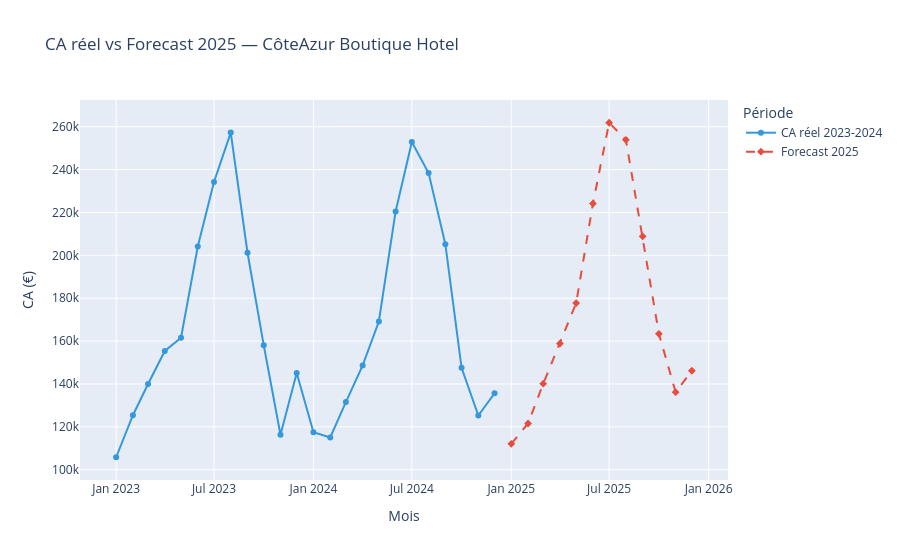

Write notebook code for a chart like this one.
### Code cell
# Visualisation 4 — Forecast CA 2025
from scipy import stats

# Tendance linéaire sur 2023-2024
x = np.arange(len(df))
slope, intercept, r_value, p_value, std_err = stats.linregress(x, df['CA_total'])

# Projection 12 mois 2025
x_forecast = np.arange(len(df), len(df) + 12)
ca_forecast = slope * x_forecast + intercept

# Saisonnalité 2025
saisonnalite_2025 = [0.63, 0.68, 0.78, 0.88, 0.98, 1.23,
                     1.43, 1.38, 1.13, 0.88, 0.73, 0.78]
ca_forecast_saison = [ca * s for ca, s in zip(ca_forecast, saisonnalite_2025)]

dates_2025 = [f"2025-{str(i+1).zfill(2)}" for i in range(12)]

fig4 = go.Figure()

# Données historiques
fig4.add_trace(go.Scatter(
    x=df['date'],
    y=df['CA_total'],
    mode='lines+markers',
    name='CA réel 2023-2024',
    line=dict(color='#3498DB', width=2)
))

# Forecast 2025
fig4.add_trace(go.Scatter(
    x=dates_2025,
    y=ca_forecast_saison,
    mode='lines+markers',
    name='Forecast 2025',
    line=dict(color='#E74C3C', width=2, dash='dash'),
    marker=dict(symbol='diamond')
))

fig4.update_layout(
    title=f"CA réel vs Forecast 2025 — CôteAzur Boutique Hotel",
    xaxis_title="Mois",
    yaxis_title="CA (€)",
    legend_title="Période"
)
fig4.show()

print(f"\nCA forecast 2025 : {sum(ca_forecast_saison):,.0f} €")
print(f"Croissance estimée vs 2024 : +{((sum(ca_forecast_saison)/df[df['date'].str.startswith('2024')]['CA_total'].sum())-1)*100:.1f}%")

### Figure 1 — Plotly figure (JSON) as saved in the notebook; plotly's stock layout.template omitted (floating-point values rounded to 4 significant figures)
{"data": [{"line": {"color": "#3498DB", "width": 2}, "mode": "lines+markers", "name": "CA réel 2023-2024", "type": "scatter", "x": ["2023-01", "2023-02", "2023-03", "2023-04", "2023-05", "2023-06", "2023-07", "2023-08", "2023-09", "2023-10", "2023-11", "2023-12", "2024-01", "2024-02", "2024-03", "2024-04", "2024-05", "2024-06", "2024-07", "2024-08", "2024-09", "2024-10", "2024-11", "2024-12"], "y": [105800.0, 125400.0, 140000.0, 155400.0, 161600.0, 204100.0, 234200.0, 257200.0, 201200.0, 158100.0, 116300.0, 145200.0, 117500.0, 115000.0, 131500.0, 148700.0, 169100.0, 220500.0, 252800.0, 238400.0, 205200.0, 147600.0, 125300.0, 135600.0]}, {"line": {"color": "#E74C3C", "dash": "dash", "width": 2}, "marker": {"symbol": "diamond"}, "mode": "lines+markers", "name": "Forecast 2025", "type": "scatter", "x": ["2025-01", "2025-02", "2025-03", "2025-04", "2025-05", "2025-06", "2025-07", "2025-08", "2025-09", "2025-10", "2025-11", "2025-12"], "y": [112100.0, 121600.0, 140100.0, 158900.0, 177700.0, 224200.0, 261800.0, 253900.0, 208800.0, 163400.0, 136200.0, 146200.0]}], "layout": {"legend": {"title": {"text": "Période"}}, "title": {"text": "CA réel vs Forecast 2025 — CôteAzur Boutique Hotel"}, "xaxis": {"title": {"text": "Mois"}}, "yaxis": {"title": {"text": "CA (€)"}}}}
